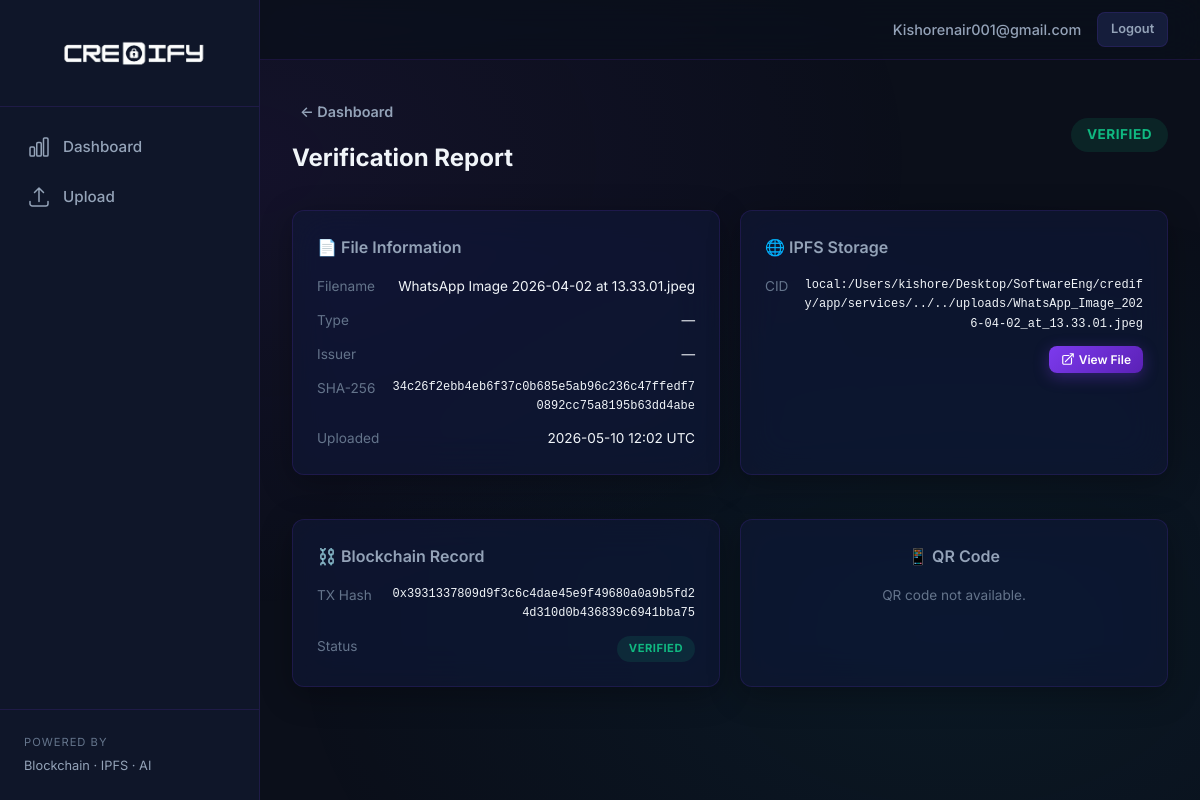
The page /report/12 (signed in) on the database its author committed.
### app/models.py (models this page shows, shortened)
class User(UserMixin, db.Model):
    __tablename__ = "users"
    id = db.Column(db.Integer, primary_key=True)
    email = db.Column(db.String(120), unique=True, nullable=False, index=True)
    password_hash = db.Column(db.String(256), nullable=False)
    role = db.Column(
        db.String(20),
        nullable=False,
        default="citizen",
    )  # citizen | issuer | verifier | admin
    created_at = db.Column(
        db.DateTime, default=lambda: datetime.now(timezone.utc)
    )
    totp_secret = db.Column(db.String(32), nullable=True)  # base32-encoded TOTP secret
    two_fa_enabled = db.Column(db.Boolean, default=False, nullable=False)
    kyc_status = db.Column(
        db.String(20), nullable=False, default="pending"
    )  # pending | verified | rejected
    kyc_full_name = db.Column(db.String(255), nullable=True)
    kyc_id_number = db.Column(db.String(100), nullable=True)
    kyc_id_type = db.Column(db.String(50), nullable=True)  # passport | national_id | drivers_license
    kyc_submitted_at = db.Column(db.DateTime, nullable=True)
    kyc_verified_at = db.Column(db.DateTime, nullable=True)
    kyc_rejection_reason = db.Column(db.String(255), nullable=True)
    email_verified = db.Column(db.Boolean, default=False, nullable=False)
    documents = db.relationship(
        "Document", backref="owner", lazy=True, foreign_keys="Document.owner_id", cascade="all, delete-orphan"
    )
    verification_records = db.relationship(
        "VerificationRecord", backref="verifier", lazy=True, cascade="all, delete-orphan"
    )

class Document(db.Model):
    __tablename__ = "documents"
    id = db.Column(db.Integer, primary_key=True)
    owner_id = db.Column(
        db.Integer, db.ForeignKey("users.id"), nullable=False, index=True
    )
    filename = db.Column(db.String(255), nullable=False)
    original_name = db.Column(db.String(255), nullable=False)
    sha256_hash = db.Column(db.String(64), nullable=False, index=True)
    ipfs_cid = db.Column(db.String(128), nullable=True)
    blockchain_tx_id = db.Column(db.String(128), nullable=True)
    upload_date = db.Column(
        db.DateTime, default=lambda: datetime.now(timezone.utc)
    )
    doc_type = db.Column(db.String(50), nullable=True)  # e.g. certificate, transcript
    issuer_name = db.Column(db.String(255), nullable=True)
    issue_date = db.Column(db.Date, nullable=True)
    status = db.Column(
        db.String(20), nullable=False, default="pending"
    )  # pending | verified | flagged | rejected | revoked
    rejection_reason = db.Column(db.Text, nullable=True)  # AI rejection details
    audit_logs = db.relationship("AuditLog", backref="document", lazy=True, cascade="all, delete-orphan")
    verification_records = db.relationship(
        "VerificationRecord", backref="document", lazy=True, cascade="all, delete-orphan"
    )

### app/routes/documents.py (the view)
@documents_bp.route("/report/<int:doc_id>")
@login_required
def report(doc_id: int):
    doc = Document.query.get_or_404(doc_id)
    if doc.owner_id != current_user.id and current_user.role not in ("verifier", "admin"):
        flash("Access denied.", "error")
        return redirect(url_for("documents.dashboard"))
    import os
    qr_path = os.path.join(current_app.root_path, "static", "qrcodes", f"{doc.id}.png")
    if not os.path.exists(qr_path):
        _generate_qr(doc.id, doc.sha256_hash)
    return render_template("report.html", doc=doc)

### app/models.py (called while the page is built)
@login_manager.user_loader
def load_user(user_id: str):
    return db.session.get(User, int(user_id))

### app/templates/report.html (shortened to what this page needs)
{% extends "base.html" %}
{% block content %}
<div style="max-width: 900px; margin: 0 auto;">
    <div class="page-header">
        <div>
            <a href="{{ url_for('documents.dashboard') }}" class="btn btn--ghost" style="margin-bottom: 0.5rem;">← Dashboard</a>
            <h2>Verification Report</h2>
        </div>
        <span class="badge badge--{{ doc.status }}" style="font-size: 0.85rem; padding: 0.4rem 1rem;">{{ doc.status | upper }}</span>
    </div>
    <div class="report-grid">
        <div class="card">
            <h2 style="font-size: 1rem; font-weight: 600; color: var(--text-secondary); margin-bottom: 1rem;">📄 File Information</h2>
            <div class="info-rows">
                <div class="info-row"><span class="info-key">Filename</span><span class="info-value">{{ doc.original_name }}</span></div>
                <div class="info-row"><span class="info-key">Type</span><span class="info-value">{{ doc.doc_type or '—' }}</span></div>
                <div class="info-row"><span class="info-key">Issuer</span><span class="info-value">{{ doc.issuer_name or '—' }}</span></div>
                <div class="info-row"><span class="info-key">SHA-256</span><span class="info-value mono text-mono" style="font-size: 0.75rem;">{{ doc.sha256_hash }}</span></div>
                <div class="info-row"><span class="info-key">Uploaded</span><span class="info-value">{{ doc.upload_date.strftime('%Y-%m-%d %H:%M UTC') if doc.upload_date else '—' }}</span></div>
            </div>
        </div>
        <div class="card">
            <h2 style="font-size: 1rem; font-weight: 600; color: var(--text-secondary); margin-bottom: 1rem;">🌐 IPFS Storage</h2>
            <div class="info-rows">
                <div class="info-row">
                    <span class="info-key">CID</span>
                    <span class="info-value mono text-mono" style="font-size: 0.75rem; word-break: break-all;">
                        {% if doc.ipfs_cid %}
                            {{ doc.ipfs_cid }}
                            <div style="margin-top: 0.75rem;">
                                <a href="{{ url_for('ipfs.get_ipfs_file', cid=doc.ipfs_cid) }}" target="_blank" class="btn btn--primary" style="padding: 0.25rem 0.75rem; font-size: 0.75rem; display: inline-flex; align-items: center; gap: 0.25rem;">
                                    View File
                                </a>
                            </div>
                        {% else %}
                            Not uploaded
                        {% endif %}
                    </span>
                </div>
            </div>
        </div>
        <div class="card">
            <h2 style="font-size: 1rem; font-weight: 600; color: var(--text-secondary); margin-bottom: 1rem;">⛓️ Blockchain Record</h2>
            <div class="info-rows">
                <div class="info-row"><span class="info-key">TX Hash</span><span class="info-value mono text-mono" style="font-size: 0.75rem;">{{ doc.blockchain_tx_id or 'Not recorded' }}</span></div>
                <div class="info-row"><span class="info-key">Status</span><span class="badge badge--{{ doc.status }}">{{ doc.status | upper }}</span></div>
            </div>
        </div>
        <div class="card text-center">
            <h2 style="font-size: 1rem; font-weight: 600; color: var(--text-secondary); margin-bottom: 1rem;">📱 QR Code</h2>
            {% set qr_path = '/static/qrcodes/' ~ doc.id ~ '.png' %}
            <p style="display: none; color: var(--text-muted); font-size: 0.85rem;">QR code not available.</p>
        </div>
    </div>
</div>
{% endblock %}

### app/templates/base.html (shortened to what this page needs)
<!DOCTYPE html>
<html lang="en">
<head>
    <link rel="stylesheet" href="{{ url_for('static', filename='css/style.css') }}">
</head>
<body>
    <div class="app-layout">
        <aside class="sidebar" id="sidebar">
            <div class="sidebar-header">
                <a href="{{ url_for('auth.index') }}" class="logo" style="display: flex; align-items: center; width: 100%; background: none;">
                    <img src="{{ url_for('static', filename='images/Credify_Logo.png') }}" alt="CREDIFY" style="width: 220px; height: auto; display: block;">
                </a>
            </div>
            <nav class="sidebar-nav">
                {% if current_user.is_authenticated %}
                    {% if current_user.role != 'admin' %}
                    <a href="{{ url_for('documents.dashboard') }}" class="nav-link {% if request.endpoint == 'documents.dashboard' %}active{% endif %}">
                        Dashboard
                    </a>
                    {% endif %}
                    {% if current_user.role not in ('verifier', 'admin') %}
                    <a href="{{ url_for('documents.upload') }}" class="nav-link {% if request.endpoint == 'documents.upload' %}active{% endif %}">
                        Upload
                    </a>
                    {% endif %}
                {% endif %}
            </nav>
            <div style="margin-top: auto; padding: 1.5rem; border-top: 1px solid var(--border);">
                <div style="font-size: 0.7rem; color: var(--text-muted); text-transform: uppercase; letter-spacing: 1px;">Powered by</div>
                <div style="font-size: 0.8rem; color: var(--text-secondary); margin-top: 0.25rem;">Blockchain · IPFS · AI</div>
            </div>
        </aside>
        <div class="main-wrapper">
            <header class="topbar">
                <div class="topbar-right">
                    {% if current_user.is_authenticated %}
                        <span class="user-name">{{ current_user.email }}</span>
                        <a href="{{ url_for('auth.logout') }}" class="btn btn--secondary" style="font-size: 0.8rem; padding: 0.4rem 0.8rem;">Logout</a>
                    {% endif %}
                </div>
            </header>
            <main class="content">
                {% block content %}{% endblock %}
            </main>
        </div>
    </div>
</body>
</html>

### rows shown on the page
User: email "Kishorenair001@gmail.com"
Document: status "VERIFIED", original_name "WhatsApp Image 2026-04-02 at 13.33.01.jpeg", doc_type "—", issuer_name "—", sha256_hash "34c26f2ebb4eb6f37c0b685e5ab96c236c47ffedf70892cc75a8195b63dd4abe", upload_date "2026-05-10 12:02 UTC", ipfs_cid "local:/Users/kishore/Desktop/SoftwareEng/credify/app/services/../../uploads/WhatsApp_Image_2026-04-02_at_13.33.01.jpeg", blockchain_tx "0x3931337809d9f3c6c4dae45e9f49680a0a9b5fd24d310d0b436839c6941bba75"
